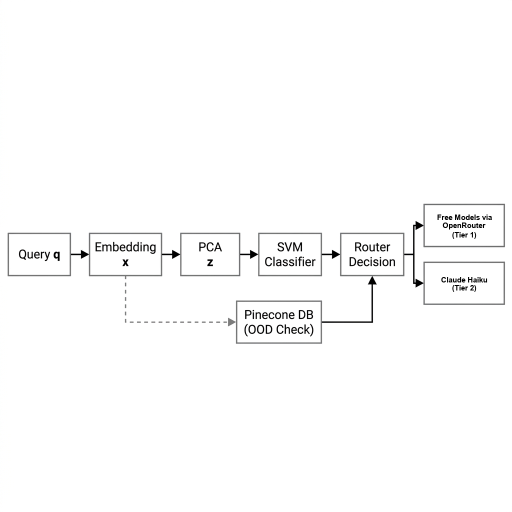
#> input picture produc_vers/online_routing_flowchart.png, 1024 x 1024 px, found by its file name (shown at 1/2 size)
$ python update_flowchart.py
#> lines starting #> are read from the running program, lines starting #| are printed output that depends on the picture
import os
from PIL import Image, ImageDraw, ImageFont

def get_font(font_name, size):
    paths = [
        f"C:\\Windows\\Fonts\\{font_name}.ttf",
        f"C:\\Windows\\Fonts\\{font_name.lower()}.ttf",
        "/usr/share/fonts/truetype/dejavu/DejaVuSans.ttf",
        "/System/Library/Fonts/Helvetica.ttc",
    ]
    for p in paths:
        if os.path.exists(p):
            return ImageFont.truetype(p, size)
    return ImageFont.load_default()

def draw_centered_text(draw, box_coords, text, font, fill=(50, 50, 50)):
    # box_coords is (x1, y1, x2, y2)
    x1, y1, x2, y2 = box_coords
    w_box = x2 - x1 + 1
    h_box = y2 - y1 + 1

    # Split text into lines
    lines = text.split('\n')

    # Calculate line heights and widths
    line_widths = []
    line_heights = []
    for line in lines:
        bbox = draw.textbbox((0, 0), line, font=font)
        line_widths.append(bbox[2] - bbox[0])
        line_heights.append(bbox[3] - bbox[1])

    spacing = 5
    total_height = sum(line_heights) + spacing * (len(lines) - 1)

    # Start y to center vertically
    curr_y = y1 + (h_box - total_height) / 2

    # Draw each line
    for i, line in enumerate(lines):
        lw = line_widths[i]
        curr_x = x1 + (w_box - lw) / 2
        draw.text((curr_x, curr_y), line, font=font, fill=fill)
        curr_y += line_heights[i] + spacing

# Load original image
img_path = 'produc_vers/online_routing_flowchart.png'
img = Image.open(img_path).convert('RGB')
#> img is the input picture: PIL image 1024x1024 RGB; mean R, G, B 251.3, 251.4, 251.4
draw = ImageDraw.Draw(img)

# Clear top right box interior (Box 1: X=[850, 1006], Y=[410, 491])
# Fill with pure white, leaving the 1-pixel border intact
draw.rectangle([851, 411, 1005, 490], fill=(255, 255, 255))

# Clear bottom right box interior (Box 28: X=[850, 1006], Y=[526, 606])
draw.rectangle([851, 527, 1005, 605], fill=(255, 255, 255))

# Use Arial Bold to match the bold text in other boxes
font = get_font("arialbd", 15)

# Text definitions
top_text = "Free Models via\nOpenRouter\n(Tier 1)"
bottom_text = "Claude Haiku\n(Tier 2)"

# Draw text (using dark gray/black color to match the original text style)
draw_centered_text(draw, (850, 410, 1006, 491), top_text, font, fill=(0, 0, 0))
draw_centered_text(draw, (850, 526, 1006, 606), bottom_text, font, fill=(0, 0, 0))

# Save the updated image over the original file directly to apply the change
output_path = 'produc_vers/online_routing_flowchart.png'
img.save(output_path)
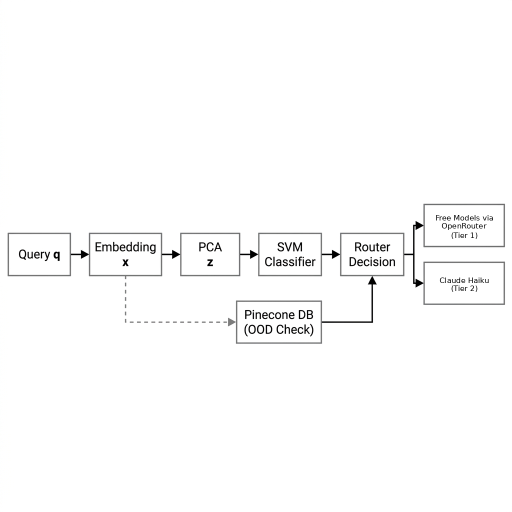
#> saved as online_routing_flowchart.png: PIL image 1024x1024 RGB (shown at 1/2 size); mean R, G, B 251.5, 251.5, 251.5
print(f"Updated flowchart saved to {output_path}")
